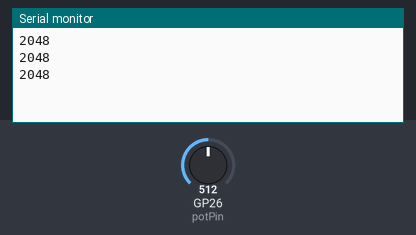
Bench run of a program on a simulated Raspberry Pi Pico. Parts: the last lines printed to the serial monitor. Inputs (shaded band) come from the test bench; at power-on: GP26 (potPin) = 512 (analog values on the 0–1023 scale).

Above: at 2.2 s.
2.3 s: GP26 (potPin) set to 716
At 2.9 s:
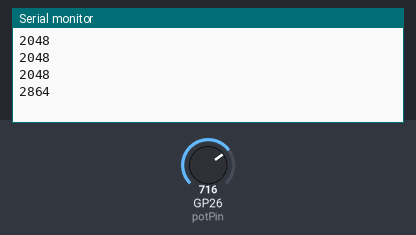
3.8 s: GP26 (potPin) set to 900
At 4.4 s:
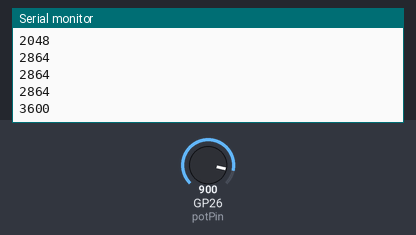
Timing chart, 0 to 6.8 s (numbered marks = the images above; inputs shaded):
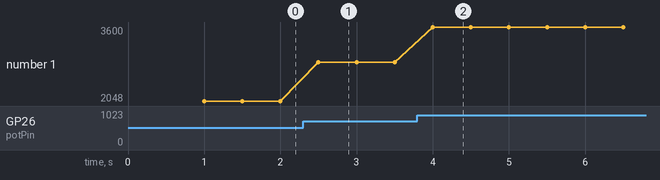

Measured:
- after the input at 2.3 s, the serial monitor: prints a new line after 0.20 s (image 1)
- after the input at 3.8 s, the serial monitor: prints a new line after 0.20 s (image 2)
- plotted number 1: 2048 → 2864 after the input at 2.3 s, 2864 → 3600 after the input at 3.8 s

The program:

main.cpp
```cpp
#include <Arduino.h>

/*********
  Rui Santos
  Complete project details at https://RandomNerdTutorials.com/raspberry-pi-pico-analog-inputs-arduino/

  Permission is hereby granted, free of charge, to any person obtaining a copy of this software and associated documentation files.
  The above copyright notice and this permission notice shall be included in all copies or substantial portions of the Software.
*********/

// Potentiometer is connected to GPIO 26 (Analog ADC0)
const int potPin = 26;

// variable for storing the potentiometer value
int potValue = 0;

void setup() {
  Serial.begin(57600);
  analogReadResolution(12);
  delay(1000);
}

void loop() {
  // Reading potentiometer value
  potValue = analogRead(potPin);
  Serial.println(potValue);
  delay(500);
}
```
